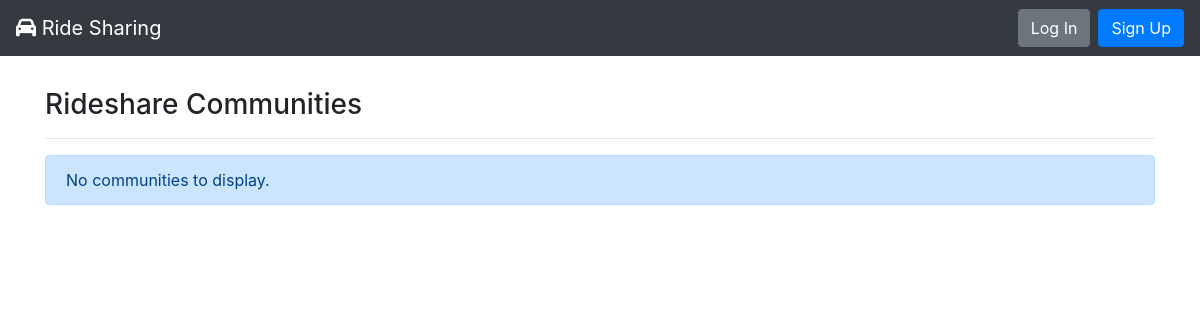
/, run on an earlier commit of the app's database.
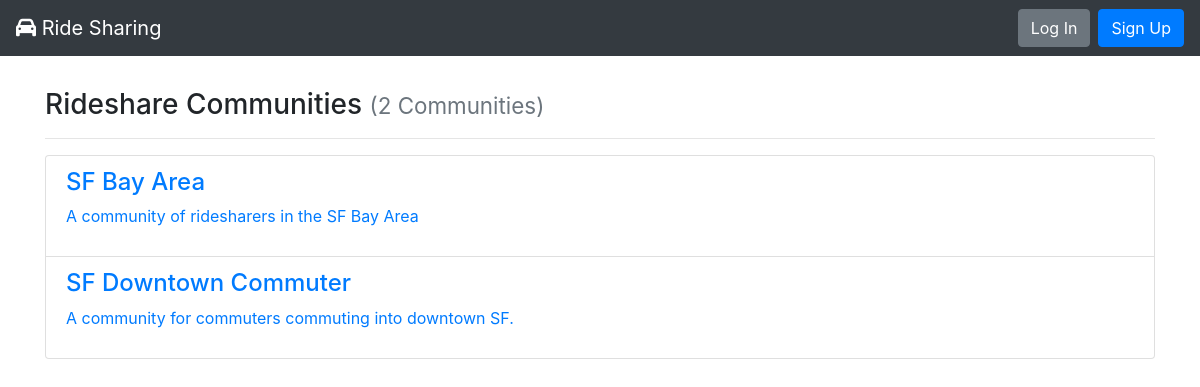
And on a later commit of the database.
### rideshare/models.py (models this page shows, shortened)
class Community(models.Model):
    title = models.CharField(max_length=settings.COMMUNITY_NAME_MAX_LEN, unique=True, help_text='Unique name for you rideshare community')
    slug = models.CharField(
        max_length=settings.COMMUNITY_NAME_MAX_LEN, blank=True, editable=False,
        help_text="Unique URL path to access this community. Generated by the system."
    )
    description = models.TextField(
        null=True,
        help_text="A description of your rideshare community"
    )
    owner = models.ForeignKey(
        Rider,
        related_name='owner_of_%(app_label)s_%(class)s',
        on_delete=models.PROTECT,
        help_text='The Rider that owns the community'
    )
    moderators = models.ManyToManyField(
        Rider,
        related_name='moderator_of_%(app_label)s_%(class)s',
        help_text='The Riders that manage the community. Designated by the owner.',
        blank=True
    )
    members = models.ManyToManyField(
        Rider,
        related_name='member_of_%(app_label)s_%(class)s',
        blank=True,
        help_text='The Riders that are allowed to create and participate in ridesharing in this community',
    )
    areas = models.ManyToManyField(
        Location,
        blank=True,
        help_text='The areas in which this community will offer rideshares in (this is used for Riders to find the right communities)'
    )
    rideshares = models.ManyToManyField(
        RideShare,
        blank=True,
        help_text='The current rideshares that are listed under this community'
    )

### rideshare/views.py (the view)
# urls.py: path('', CommunityListView.as_view(), name='community-list-page'),
class CommunityListView(ListView):
    model = Community
    def get(self, request):
        communities = self.get_queryset().all()
        return render(request, 'community-list.html', {
            'communities': communities
        })

### rideshare/templates/community-list.html
{% extends 'base.html' %}
{% load static %}
{% block content%}
    <h3>Rideshare Communities {% if communities %}<small class="text-muted">({{ communities|length }} Communit{{ communities|length|pluralize:"y,ies" }})</small>{% endif %}</h3>
    <hr>
    {% if communities %}
        <div class="list-group">
        {% for community in communities %}
            {% include "partials/community-card.html" %}
        {% endfor %}
        </div>
    {% else %}
        <div class="alert alert-primary" role="alert">No communities to display.</div>
    {% endif %}
{% endblock %}

### templates/base.html (shortened to what this page needs)
<!doctype html>
<html lang="en">
  <head>
    <link rel="stylesheet" href="https://stackpath.bootstrapcdn.com/bootstrap/4.3.1/css/bootstrap.min.css"
>
  </head>
  <body>
    <nav class="navbar navbar-expand-md navbar-dark bg-dark">
      <a class="navbar-brand" href="{% url 'community-list-page' %}"><i class="fas fa-car"></i> Ride Sharing</a>
      <form class="form-inline ml-auto">
        {% if not user.is_authenticated %}
          <a href="{% url 'login' %}" class="btn btn-secondary ml-2">Log In</a>
          <a href="{% url 'signup' %}" class="btn btn-primary ml-2">Sign Up</a>
        {% endif %}
      </form>
    </nav>
    <main role="main" class="container" style="margin-top: 4vh;">
      {% block content %}{% endblock %}
    </main>
  </body>

### rideshare/templates/partials/community-card.html
<div class='list-group-item'>
    <a href='{% url "community-details-page" community.slug%}' class='list-group-item-active'>
        <h4 class='list-group-item-heading'>{{community.title}}</h4>
        <p class='list-group-item-text'>{{community.description|truncatewords_html:15}}</p>
    </a>
</div>

What changed in the data, as far as the page shows it:
added Community: title "SF Bay Area", description "A community of ridesharers in the SF Bay Area"
added Community: title "SF Downtown Commuter", description "A community for commuters commuting into downtown SF."
Also different on the page:
{{ communities|length }}: (not shown) → "2"
text no longer shown: "No communities to display."
text now shown: "( Communit )"
